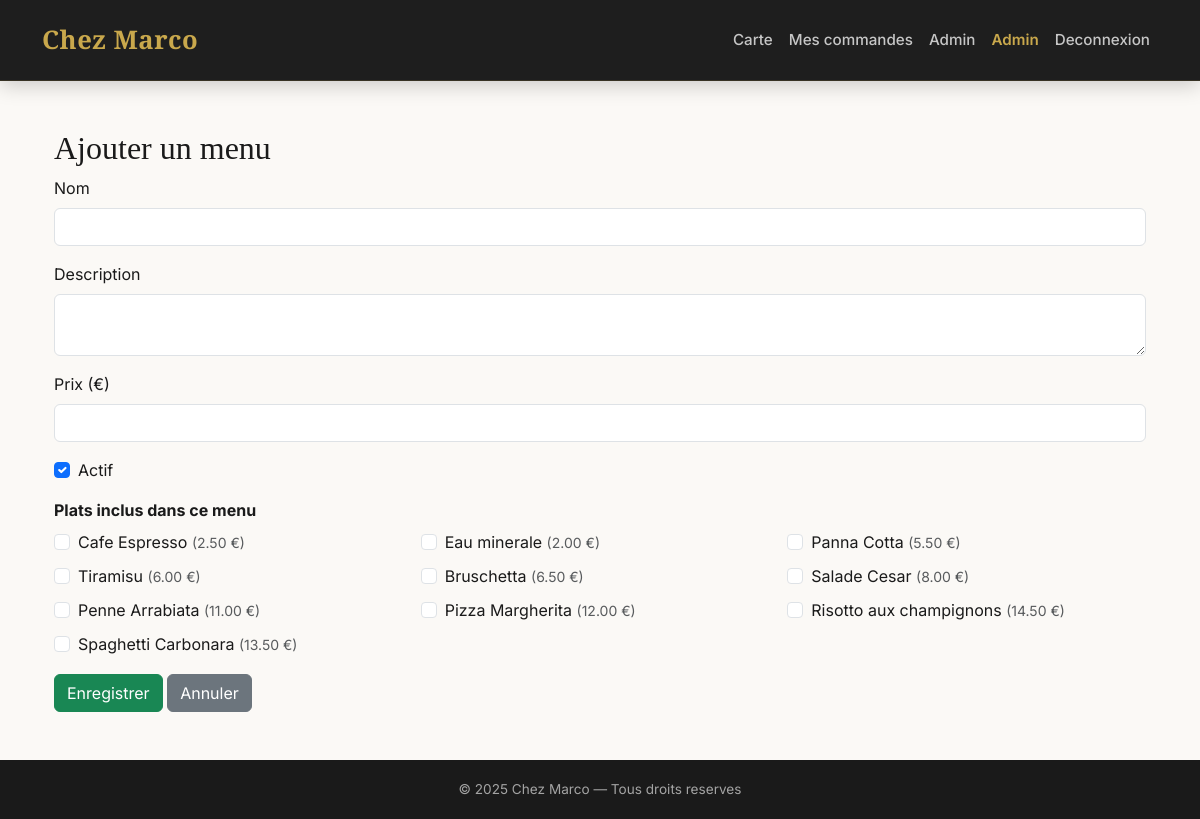
Screenshot of /?action=menu_create (signed in) with the database file from the repository.
### tables this page shows
CREATE TABLE plats (
    id           INT AUTO_INCREMENT PRIMARY KEY,
    nom          VARCHAR(150)  NOT NULL,
    description  TEXT,
    prix         DECIMAL(6,2)  NOT NULL,
    disponible   TINYINT(1)    NOT NULL DEFAULT 1,
    image_url    VARCHAR(255),
    categorie_id INT           NOT NULL,
    FOREIGN KEY (categorie_id) REFERENCES categories(id) ON DELETE RESTRICT,
    INDEX idx_plats_categorie (categorie_id)
);

### controllers/MenuController.php (called while the page is built, shortened)
<?php
require_once 'models/Plat.php';
class MenuController {
    private Plat $platModel;
    public function __construct(PDO $pdo) {
        $this->platModel = new Plat($pdo);
    }
    public function create() {
        $plats = $this->platModel->getAll();
        require 'views/layout/header.php';
        require 'views/menus/create.php';
        require 'views/layout/footer.php';
    }
}

### models/Plat.php (called while the page is built, shortened)
<?php
class Plat {
    private PDO $pdo;
    public function __construct(PDO $pdo) { $this->pdo = $pdo; }
    public function getAll(): array {
        return $this->pdo->query(
            'SELECT p.*, c.nom AS categorie_nom
             FROM plats p
             JOIN categories c ON p.categorie_id = c.id
             ORDER BY c.nom, p.nom'
        )->fetchAll();
    }
}

### views/menus/create.php (the view, shortened to what this page needs)
<div class="container mt-4">
    <h2>Ajouter un menu</h2>
    <form action="<?= BASE_URL ?>?action=menu_store" method="POST">
        <div class="mb-3">
            <label for="nom" class="form-label">Nom</label>
            <input type="text" class="form-control" id="nom" name="nom" required>
        </div>
        <div class="mb-3">
            <label for="description" class="form-label">Description</label>
            <textarea class="form-control" id="description" name="description"></textarea>
        </div>
        <div class="mb-3">
            <label for="prix" class="form-label">Prix (€)</label>
            <input type="number" step="0.01" class="form-control" id="prix" name="prix" required>
        </div>
        <div class="mb-3 form-check">
            <input type="checkbox" class="form-check-input" id="actif" name="actif" value="1" checked>
            <label class="form-check-label" for="actif">Actif</label>
        </div>
        <div class="mb-3">
            <label class="form-label fw-bold">Plats inclus dans ce menu</label>
            <div class="row row-cols-2 row-cols-md-3 g-2">
                <?php foreach ($plats as $plat): ?>
                <div class="col">
                    <div class="form-check">
                        <input class="form-check-input" type="checkbox"
                               name="plat_ids[]"
                               value="<?= $plat['id'] ?>"
                               id="plat_<?= $plat['id'] ?>">
                        <label class="form-check-label" for="plat_<?= $plat['id'] ?>">
                            <?= htmlspecialchars($plat['nom']) ?>
                            <small class="text-muted">(<?= number_format($plat['prix'], 2) ?> €)</small>
                        </label>
                    </div>
                </div>
                <?php endforeach; ?>
            </div>
        </div>
        <button type="submit" class="btn btn-success">Enregistrer</button>
        <a href="<?= BASE_URL ?>?action=menus" class="btn btn-secondary">Annuler</a>
    </form>
</div>

### public/css/style.css (style rules this page uses)
:root { --color-noir: #1A1A1A; --color-blanc: #FBF9F6; --color-blanc-pur: #FFFFFF; --color-dore: #C9A84C; --color-rouge: #D6303A; --color-gris: #6c757d; --color-gris-clair: #e9e5df; --font-titre: 'Playfair Display', Georgia, serif; --font-corps: 'Inter', system-ui, sans-serif; --radius: 12px; --shadow-card: 0 4px 15px rgba(0, 0, 0, 0.04); --transition: 0.2s ease; }
body { background-color: var(--color-blanc); font-family: var(--font-corps); color: var(--color-noir); min-height: 100vh; display: flex; flex-direction: column; }
h1, h2, h3, h4 { font-family: var(--font-titre); color: var(--color-noir); }

### rows the page displays
plats: nom "Cafe Espresso", prix "2.50"
plats: nom "Eau minerale", prix "2.00"
plats: nom "Panna Cotta", prix "5.50"
plats: nom "Tiramisu", prix "6.00"
plats: nom "Bruschetta", prix "6.50"
plats: nom "Salade Cesar", prix "8.00"
plats: nom "Penne Arrabiata", prix "11.00"
plats: nom "Pizza Margherita", prix "12.00"
plats: nom "Risotto aux champignons", prix "14.50"
plats: nom "Spaghetti Carbonara", prix "13.50"

### other values shown
$_SESSION['nom'] "Admin"
